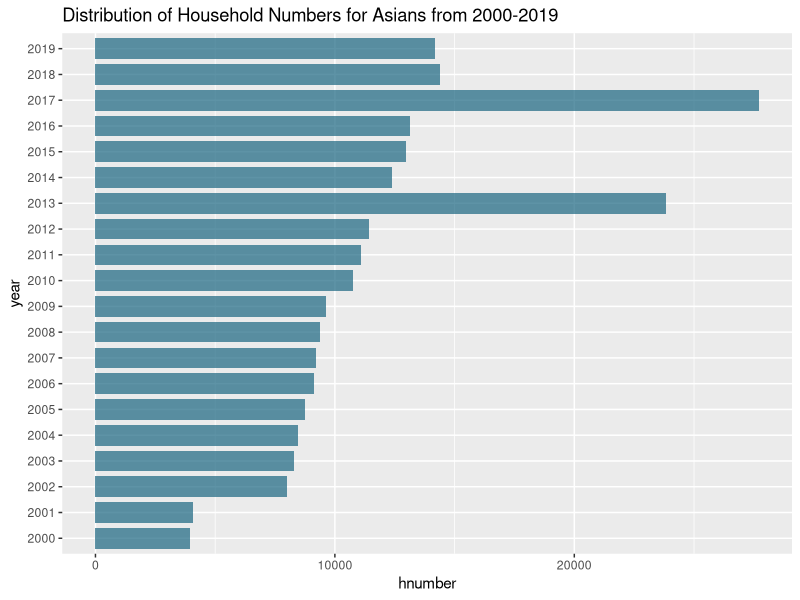
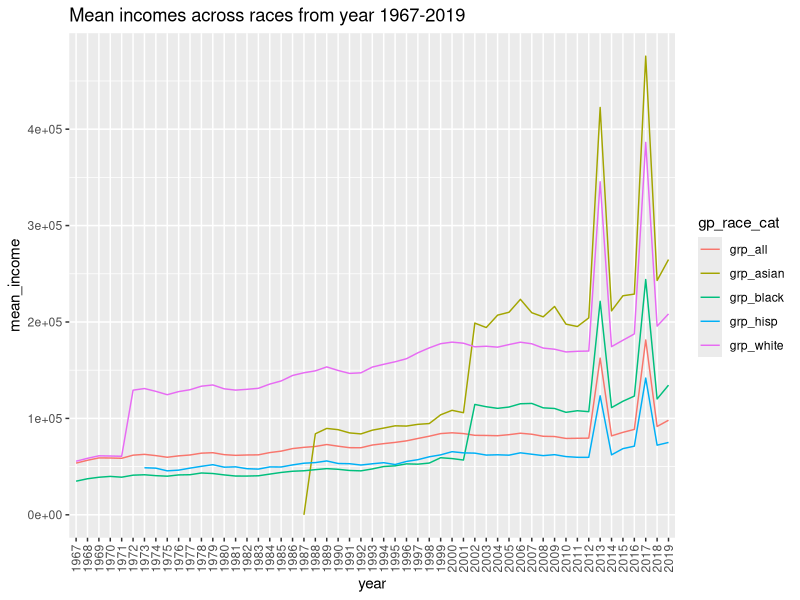
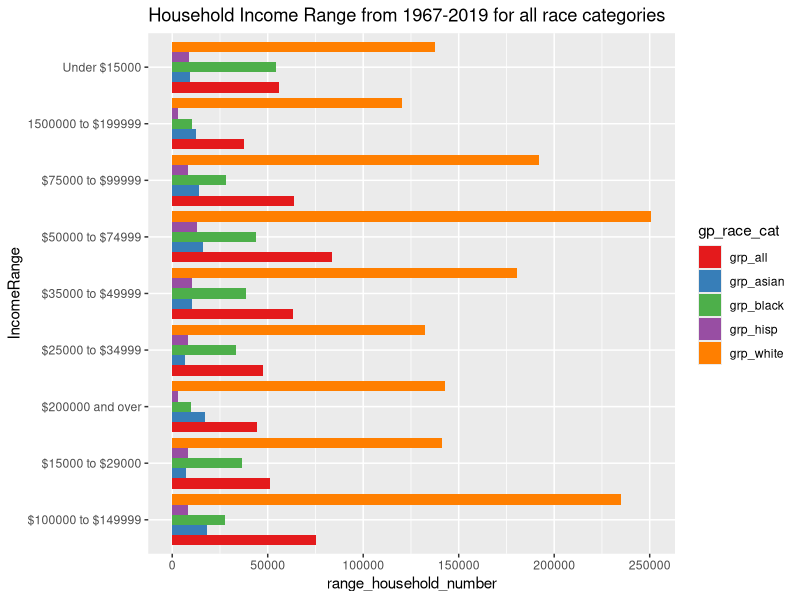

Here is the R script that generated these plots, in order:
## ---- chunk 1
#| label: setup
#| warning: false
#| message: false

library(tidyverse)
library(ggplot2)
library("readxl")
library(stringr)

knitr::opts_chunk$set(echo = TRUE, warning=FALSE, message=FALSE)
## ---- chunk 2
# Reading in the USA Households dataset
# Removing the total column as information is redundant
h_income <- read_excel("_data/USA Households by Total Money Income, Race, and Hispanic Origin of Householder 1967 to 2019.xlsx",
         skip=5, n_max = 351, col_names=c("year", "hnumber", "total","level1", "level2",
                                          "level3","level4","level5","level6","level7","level8",
                                          "level9","median_income","median_error",
                                    "mean_income","mean_error") ) %>% select(-total)

income_vals <- c("level1","level2","level3","level4","level5","level6","level7","level8","level9")
income_levels <- c("Under $15000","$15000 to $29000","$25000 to $34999","$35000 to $49999","$50000 to $74999","$75000 to $99999","$100000 to $149999","1500000 to $199999","$200000 and over")
h_income

## ---- chunk 3
# Creating a new column named race_cat + removing the rows with string only 
# race category
h_income_race <- h_income %>% mutate(race_cat = case_when(
  str_detect(year, "[A-Za-z]") ~ year,
  TRUE ~ NA_character_
)) %>% fill(race_cat) %>% filter(!str_detect(year, "[A-Za-z]"))

# Removing the notes number from the year and race_cat columns
h_income_race <- h_income_race %>% separate(year, c("year","notes"), sep = " ") %>% select(-notes)
h_income_race$race_cat <- gsub('[0-9]+', '', h_income_race$race_cat)

# Detected some non numeric characters in the numeric fields. So need to remove them
h_income_race <- h_income_race %>%
    mutate(across(c(hnumber, starts_with("level"), starts_with("me")),~ replace(.,str_detect(., "[A-Za-z]"), NA))) %>% mutate_at(vars(hnumber, starts_with("me"), starts_with("level")), as.numeric)

class(h_income_race$hnumber)
## ---- chunk 4
clean_h_income <- h_income_race %>% mutate(
  gp_race_cat = case_when(
    grepl("BLACK", race_cat, fixed=TRUE) ~ "grp_black",
    grepl("ASIAN", race_cat, fixed=TRUE) ~ "grp_asian",
    grepl("WHITE", race_cat, fixed=TRUE) ~ "grp_white",
    grepl("HISPANIC", race_cat, fixed=TRUE) & !grepl("NOT", race_cat, fixed=TRUE) ~ "grp_hisp",
    grepl("ALL", race_cat, fixed=TRUE) ~ "grp_all",
  )
) %>% filter(!is.na(gp_race_cat)) %>%
  group_by(year, gp_race_cat) %>% 
  summarise(across(c(starts_with("level"),starts_with("me"),
                     "hnumber"), 
                   ~sum(.x, na.rm=TRUE)))

head(clean_h_income)
## ---- chunk 5
# Create data
# Pivot the data only containing household income numbers from 2000 onwards for the group asian
data_uv_plot1 <- clean_h_income %>% select(gp_race_cat, hnumber, year) %>%
  filter(gp_race_cat == "grp_asian") %>%
  dplyr::filter(substr(year,1,1) == "2")

# Barplot
ggplot(data_uv_plot1, aes(x=year, y=hnumber)) + geom_bar(stat = "identity", fill=rgb(0.1,0.4,0.5,0.7), width=0.8) + coord_flip() + ggtitle("Distribution of Household Numbers for Asians from 2000-2019")
## ---- chunk 6
data_uv_plot2 <- clean_h_income %>% select(gp_race_cat, mean_income, year) 

# Plot
ggplot(data_uv_plot2, aes(x=year , y=mean_income,color=gp_race_cat, group=gp_race_cat)) +
  geom_line() + ggtitle("Mean incomes across races from year 1967-2019") +
  theme(axis.text.x = element_text(angle = 90, vjust = 0.5, hjust=1))

## ---- chunk 7
# Pivoting the data
pivot_data <- clean_h_income %>% ungroup() %>%
  select(c(year, gp_race_cat, starts_with("level"),hnumber,)) %>%
  pivot_longer(cols=starts_with("level"), names_to="IncomeRange", values_to="percent")

# Replacing the income range levels
pivot_data$IncomeRange <- str_replace_all(pivot_data$IncomeRange, setNames(income_levels,income_vals))

# Calculating the number of household incomes for each income range distribution
pivot_data_longer <- pivot_data %>% mutate(
  range_household_number = round((hnumber*percent)/100)
)

pivot_data_longer
## ---- chunk 8
ggplot(pivot_data_longer, aes(x=range_household_number, y=IncomeRange, fill=gp_race_cat)) + 
  geom_bar(stat="identity", position="dodge") + 
  scale_fill_brewer(palette = "Set1") + 
  ggtitle("Household Income Range from 1967-2019 for all race categories")
